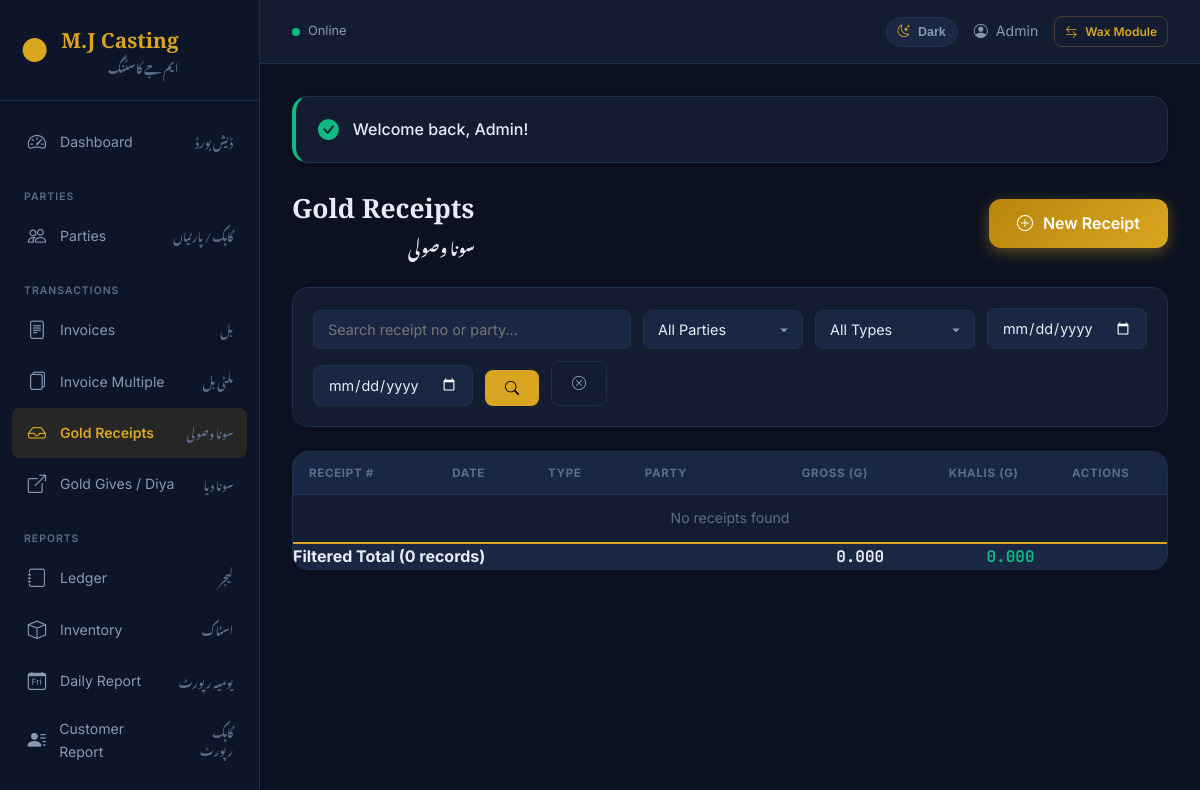
/gold-receipts/index.php (signed in), run on an earlier commit of the app's database.
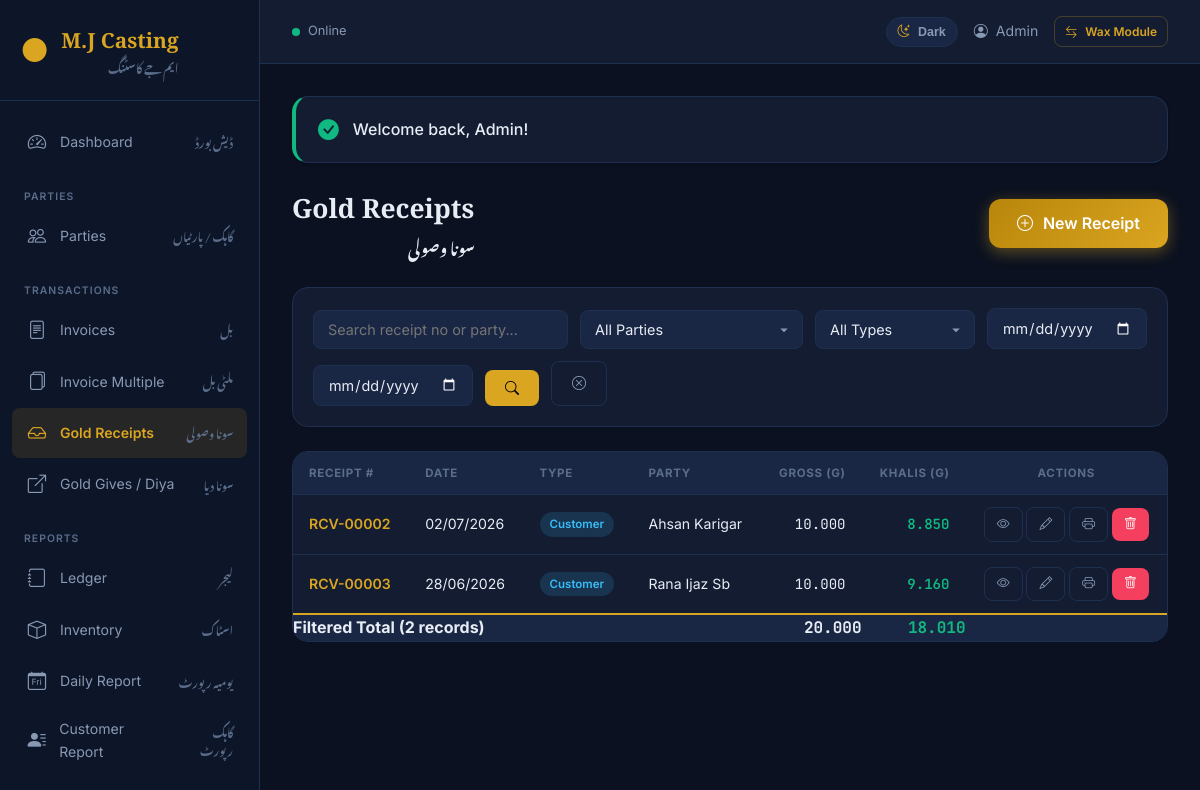
And on a later commit of the database.
### tables this page shows
CREATE TABLE `gold_receipts` (
  `id` int(11) NOT NULL,
  `receipt_no` varchar(50) NOT NULL,
  `customer_id` int(11) NOT NULL,
  `receipt_type` enum('customer','dukandar','karigar') DEFAULT 'customer',
  `receipt_date` date NOT NULL,
  `total_gross_weight` decimal(10,3) DEFAULT 0.000,
  `total_khalis_weight` decimal(10,3) DEFAULT 0.000,
  `remarks` text DEFAULT NULL,
  `created_by` int(11) DEFAULT NULL,
  `updated_by` int(11) DEFAULT NULL,
  `created_at` timestamp NOT NULL DEFAULT current_timestamp(),
  `updated_at` timestamp NOT NULL DEFAULT current_timestamp() ON UPDATE current_timestamp(),
  `deleted_at` datetime DEFAULT NULL
);

CREATE TABLE `customers` (
  `id` int(11) NOT NULL,
  `name` varchar(100) NOT NULL,
  `phone` varchar(20) DEFAULT NULL,
  `cnic` varchar(30) DEFAULT NULL,
  `address` text DEFAULT NULL,
  `city` varchar(50) DEFAULT NULL,
  `opening_balance` decimal(15,2) DEFAULT 0.00,
  `status` enum('active','inactive') DEFAULT 'active',
  `party_type` enum('customer','dukandar','karigar') DEFAULT 'customer',
  `created_at` timestamp NOT NULL DEFAULT current_timestamp(),
  `updated_at` timestamp NOT NULL DEFAULT current_timestamp() ON UPDATE current_timestamp(),
  `deleted_at` datetime DEFAULT NULL
);

### config.php (called while the page is built, shortened)
<?php
function getBaseUrl(): string {
    $protocol = (!empty($_SERVER['HTTPS']) && $_SERVER['HTTPS'] !== 'off') ? 'https://' : 'http://';
    $host = $_SERVER['HTTP_HOST'] ?? 'localhost';
    $scriptPath = $_SERVER['SCRIPT_NAME'];
    $pos = strpos($scriptPath, '/mjcasting/');
    if ($pos !== false) {
        $basePath = substr($scriptPath, 0, $pos + strlen('/mjcasting/'));
    } else {
        $basePath = rtrim(dirname($scriptPath), '/\\') . '/';
    }
    return $protocol . $host . $basePath;
}
function url(string $path = ''): string {
    return getBaseUrl() . ltrim($path, '/');
}
function query(string $key, $default = null) {
    return $_GET[$key] ?? $default;
}
function formatDate(string $date, string $format = 'd/m/Y'): string {
    $ts = strtotime($date);
    return $ts ? date($format, $ts) : $date;
}

### gold-receipts/index.php (the view, shortened to what the changed rows need)
<?php
require_once __DIR__ . '/../config.php';
$db = getDB();
$page = max(1, (int) query('page', 1));
$perPage = 25;
$countSql = "SELECT COUNT(*) FROM gold_receipts r LEFT JOIN customers c ON c.id = r.customer_id WHERE r.deleted_at IS NULL";
$sql = "SELECT r.*, c.name as customer_name FROM gold_receipts r LEFT JOIN customers c ON c.id = r.customer_id WHERE r.deleted_at IS NULL";
$params = [];
$total = $db->prepare($countSql);
$total->execute($params);
$totalCount = $total->fetchColumn();
$lastPage = max(1, ceil($totalCount / $perPage));
$page = min($page, $lastPage);
$offset = ($page - 1) * $perPage;
$totalsSql = str_replace('SELECT r.*, c.name as customer_name', 'SELECT COALESCE(SUM(r.total_gross_weight),0) AS total_gross, COALESCE(SUM(r.total_khalis_weight),0) AS total_khalis', $sql);
$totalsStmt = $db->prepare($totalsSql);
$totalsStmt->execute($params);
$listTotals = $totalsStmt->fetch() ?: ['total_gross'=>0,'total_khalis'=>0];
$sql .= " ORDER BY r.receipt_date DESC, r.id DESC LIMIT $perPage OFFSET $offset";
$stmt = $db->prepare($sql);
$stmt->execute($params);
$receipts = $stmt->fetchAll();
require_once __DIR__ . '/../includes/header.php';
?>
<div class="page-header">
    <div class="page-title-group">
        <h1>Gold Receipts</h1>
    </div>
</div>
<div class="table-container">
    <table>
        <thead>
            <tr>
                <th>Receipt #</th>
                <th>Date</th>
                <th>Type</th>
                <th>Party</th>
                <th class="text-right">Gross (g)</th>
                <th class="text-right">Khalis (g)</th>
                <th class="text-center">Actions</th>
            </tr>
        </thead>
        <tbody>
            <?php if (empty($receipts)): ?>
                <tr><td colspan="7" class="text-center text-muted">No receipts found</td></tr>
            <?php else: ?>
                <?php foreach ($receipts as $r): ?>
                <tr>
                    <td><a href="<?= url('gold-receipts/show.php?id=' . $r['id']) ?>" style="color:var(--gold-primary);text-decoration:none;font-weight:600;"><?= htmlspecialchars($r['receipt_no']) ?></a></td>
                    <td><?= formatDate($r['receipt_date']) ?></td>
                    <td><span class="badge bg-info"><?= ucfirst($r['receipt_type']) ?></span></td>
                    <td><?= htmlspecialchars($r['customer_name'] ?? 'N/A') ?></td>
                    <td class="text-right mono"><?= number_format($r['total_gross_weight'], 3) ?></td>
                    <td class="text-right mono" style="color:var(--success);font-weight:600;"><?= number_format($r['total_khalis_weight'], 3) ?></td>
                    <td class="text-center" style="white-space:nowrap;">
                        <a href="<?= url('gold-receipts/show.php?id=' . $r['id']) ?>" class="btn btn-sm btn-outline"><i class="bi bi-eye"></i></a>
                        <a href="<?= url('gold-receipts/edit.php?id=' . $r['id']) ?>" class="btn btn-sm btn-outline"><i class="bi bi-pencil"></i></a>
                        <a href="<?= url('gold-receipts/print.php?id=' . $r['id']) ?>" class="btn btn-sm btn-outline" title="Print"><i class="bi bi-printer"></i></a>
                        <a href="<?= url('gold-receipts/delete.php?id=' . $r['id']) ?>" class="btn btn-sm btn-danger" title="Delete" onclick="return confirm('Delete receipt <?= htmlspecialchars($r['receipt_no']) ?>?')"><i class="bi bi-trash"></i></a>
                    </td>
                </tr>
                <?php endforeach; ?>
            <?php endif; ?>
        </tbody>
        <tfoot>
            <tr style="font-weight:700;background:var(--bg-surface);border-top:2px solid var(--gold-primary);">
                <td colspan="4">Filtered Total (<?= number_format((float)$totalCount) ?> records)</td>
                <td class="text-right mono"><?= number_format($listTotals['total_gross'], 3) ?></td>
                <td class="text-right mono" style="color:var(--success);"><?= number_format($listTotals['total_khalis'], 3) ?></td>
                <td></td>
            </tr>
        </tfoot>
    </table>
</div>
<?php require_once __DIR__ . '/../includes/footer.php'; ?>

What changed in the data, as far as the page shows it:
added gold_receipts: receipt_no "RCV-00002", receipt_date "02/07/2026", receipt_type "Customer", customer.name "Ahsan Karigar", total_gross_weight "10.000", total_khalis_weight "8.850"
added gold_receipts: receipt_no "RCV-00003", receipt_date "28/06/2026", receipt_type "Customer", customer.name "Rana Ijaz Sb", total_gross_weight "10.000", total_khalis_weight "9.160"
Also different on the page:
$totalCount: "0" → "2"
$listTotals['total_gross']: "0.000" → "20.000"
$listTotals['total_khalis']: "0.000" → "18.010"
text no longer shown: "No receipts found"
